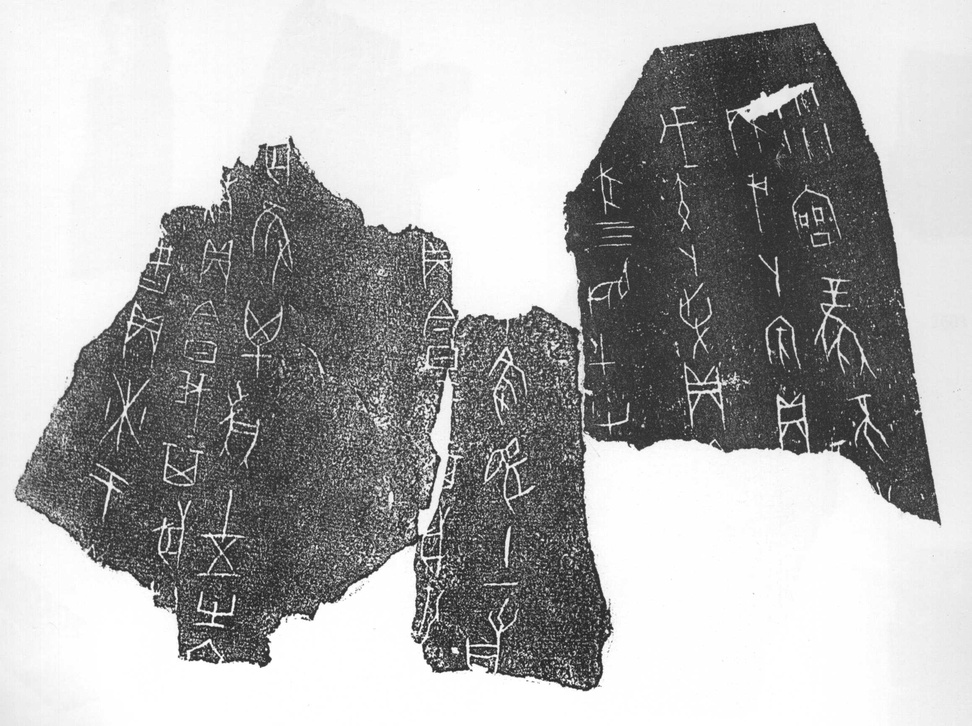
#> input picture 2_Data/2_Train/b02591.jpg, 972 x 726 px, shrunk from 2317 x 1729 before the run, given in place of h02060.jpg, which was not available
$ python p1_featureLBP.py
#> lines starting #> are read from the running program, lines starting #| are printed output that depends on the picture; after the words box and inside, x2 and y2 are one past the last pixel; in counts of white or black regions, pixels touching at a corner belong together; pictures that were not available may be replaced by others from this repository, and a replacement may not be noted
import cv2
import numpy as np
from matplotlib import pyplot as plt

# 计算LBP图像的函数
def lbp_image(image):
    # 将图像转换为灰度图
    gray_image = cv2.cvtColor(image, cv2.COLOR_BGR2GRAY)

    # 获取图像的尺寸
    height, width = gray_image.shape

    # 创建一个空的LBP图像，大小与输入图像相同
    lbp = np.zeros((height, width), np.uint8)

    for i in range(1, height - 1):
        for j in range(1, width - 1):
            # 获取中心像素值
            center = gray_image[i][j]

            # 初始化要比较的像素
            pixels = []

            # 按顺时针方向从左上角像素开始，将邻近像素加入列表
            pixels.append(gray_image[i - 1][j - 1] > center)
            pixels.append(gray_image[i - 1][j] > center)
            pixels.append(gray_image[i - 1][j + 1] > center)
            pixels.append(gray_image[i][j + 1] > center)
            pixels.append(gray_image[i + 1][j + 1] > center)
            pixels.append(gray_image[i + 1][j] > center)
            pixels.append(gray_image[i + 1][j - 1] > center)
            pixels.append(gray_image[i][j - 1] > center)

            # 将布尔列表转换为一个字节，每个位表示一个邻近像素
            value = sum([1 << (7 - index) for index, val in enumerate(pixels) if val])

            # 将该字节值赋给LBP图像中与中心像素相同位置
            lbp[i, j] = value

    return lbp

# 加载图像，计算其LBP，并显示的函数
def process_and_display_images(filepaths):
    for filepath in filepaths:
        # 读取图像
        image = cv2.imread(filepath, cv2.IMREAD_COLOR)
#> image is the input picture: shape (726, 972, 3); min 24, max 255, mean 173.3

        # 计算图像的LBP
        lbp_img = lbp_image(image)
#> after the loop in lbp_image, `for i in range(1, height - 1):`:
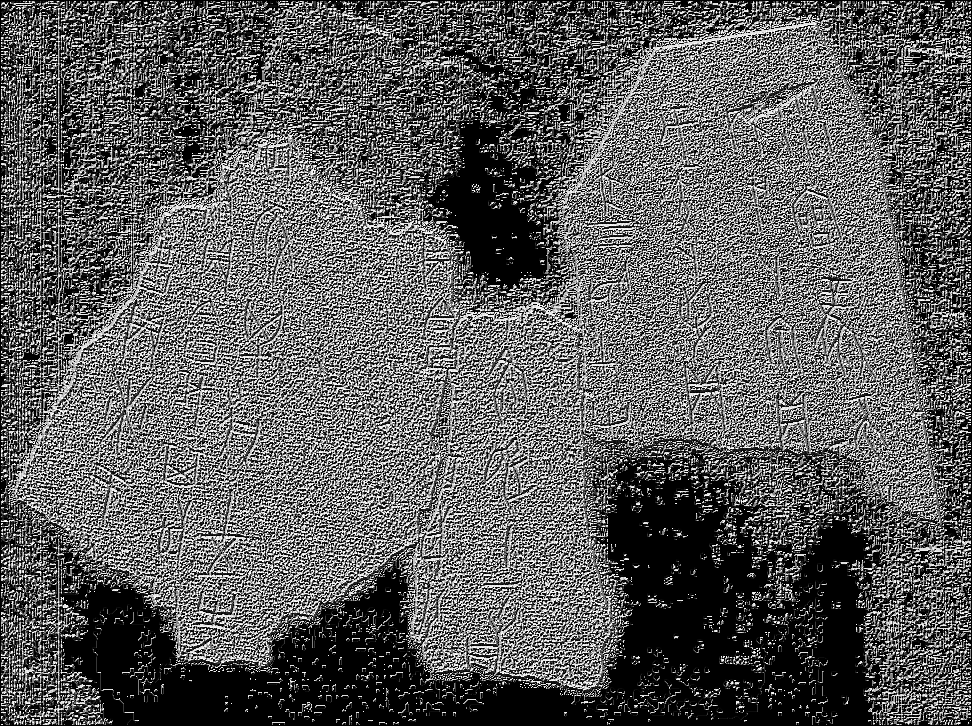
#> lbp: shape (726, 972); min 0, max 255, mean 93.1

        # 显示LBP图像
        plt.imshow(lbp_img, cmap='gray')
        plt.show()
#> pass 2 of the loop in process_and_display_images, `for filepath in filepaths:`:
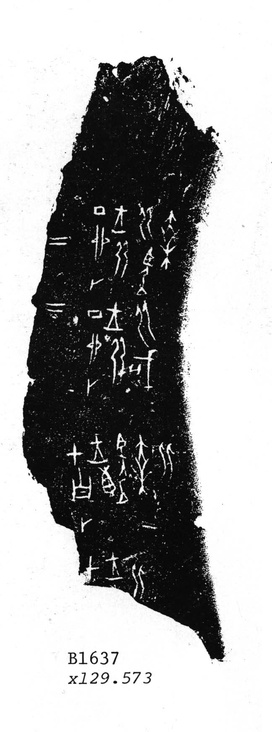
#> input picture 2_Data/1_Pre_test/w01637.jpg, 272 x 732 px, shrunk from 648 x 1745 before the run, found by its file name
#> in process_and_display_images, image is the input picture: shape (732, 272, 3); min 0, max 255, mean 164.6
#> gray_image: shape (732, 272)
#> after the loop in lbp_image (call 2), `for i in range(1, height - 1):`:
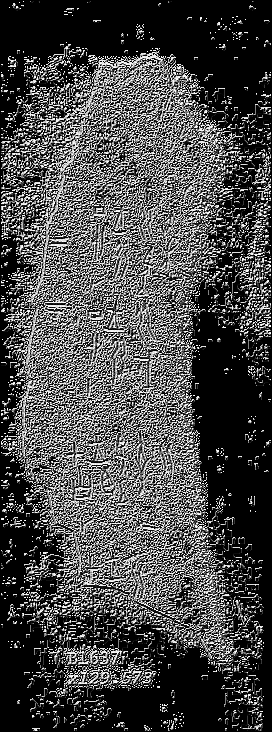
#> lbp: shape (732, 272); min 0, max 255, mean 73.6
#> pass 3 of the loop in process_and_display_images, `for filepath in filepaths:`:
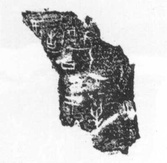
#> input picture 2_Data/2_Train/b02683.jpg, 167 x 163 px, shrunk from 397 x 389 before the run, given in place of w01870.jpg, which was not available
#> in process_and_display_images, image is the input picture: shape (163, 167, 3); min 35, max 255, mean 196.3
#> gray_image: shape (163, 167)
#> after the loop in lbp_image (call 3), `for i in range(1, height - 1):`:
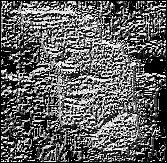
#> lbp: shape (163, 167); min 0, max 255, mean 97.1

# 增强版计算LBP图像的函数
def lbp_image_enhanced(image):
    # 检查图像是否已经是灰度图
    if len(image.shape) > 2 and image.shape[2] == 3:
        # 将图像转换为灰度图
        gray_image = cv2.cvtColor(image, cv2.COLOR_BGR2GRAY)
    else:
        gray_image = image

    # 获取图像尺寸
    height, width = gray_image.shape
#> height = 726; width = 972

    # 创建一个空的LBP图像，大小与输入图像相同
    lbp = np.zeros((height, width), np.uint8)

    for i in range(1, height - 1):
        for j in range(1, width - 1):
            # 获取中心像素值
            center = gray_image[i][j]

            # 初始化要比较的像素
            pixels = []

            # 按顺时针方向从左上角像素开始，将邻近像素加入列表
            pixels.append(gray_image[i - 1][j - 1] > center)
            pixels.append(gray_image[i - 1][j] > center)
            pixels.append(gray_image[i - 1][j + 1] > center)
            pixels.append(gray_image[i][j + 1] > center)
            pixels.append(gray_image[i + 1][j + 1] > center)
            pixels.append(gray_image[i + 1][j] > center)
            pixels.append(gray_image[i + 1][j - 1] > center)
            pixels.append(gray_image[i][j - 1] > center)

            # 将布尔列表转换为一个字节，每个位表示一个邻近像素
            value = sum([1 << (7 - index) for index, val in enumerate(pixels) if val])

            # 将该字节值赋给LBP图像中与中心像素相同位置
            lbp[i, j] = value

    return lbp

# 加载图像，计算其增强版LBP，并显示的函数
def process_and_display_images_enhanced(filepaths):
    # 定义轮廓线颜色（此例为蓝色）
    outline_color = (255, 0, 0)

    for filepath in filepaths:
        # 读取图像
        image = cv2.imread(filepath, cv2.IMREAD_GRAYSCALE)  # 假定图像已经是灰度图

        # 计算图像的LBP
        lbp_img = lbp_image_enhanced(image)

        # 在LBP图像上找到轮廓
        contours, _ = cv2.findContours(lbp_img, cv2.RETR_TREE, cv2.CHAIN_APPROX_SIMPLE)
#> contours = 48462 contours, 47859 with area under 20; largest, box (x1, y1, x2, y2) and area: (1, 1, 971, 725) 615292, (427, 119, 551, 294) 11328, (343, 567, 409, 638) 1884, (442, 41, 531, 82) 642, (511, 83, 561, 112) 418

        # 在原始图像上绘制轮廓
        contour_img = cv2.cvtColor(image, cv2.COLOR_GRAY2BGR)  # 将灰度图转换为BGR以便上色
        cv2.drawContours(contour_img, contours, -1, outline_color, 1)  # 用指定颜色绘制轮廓
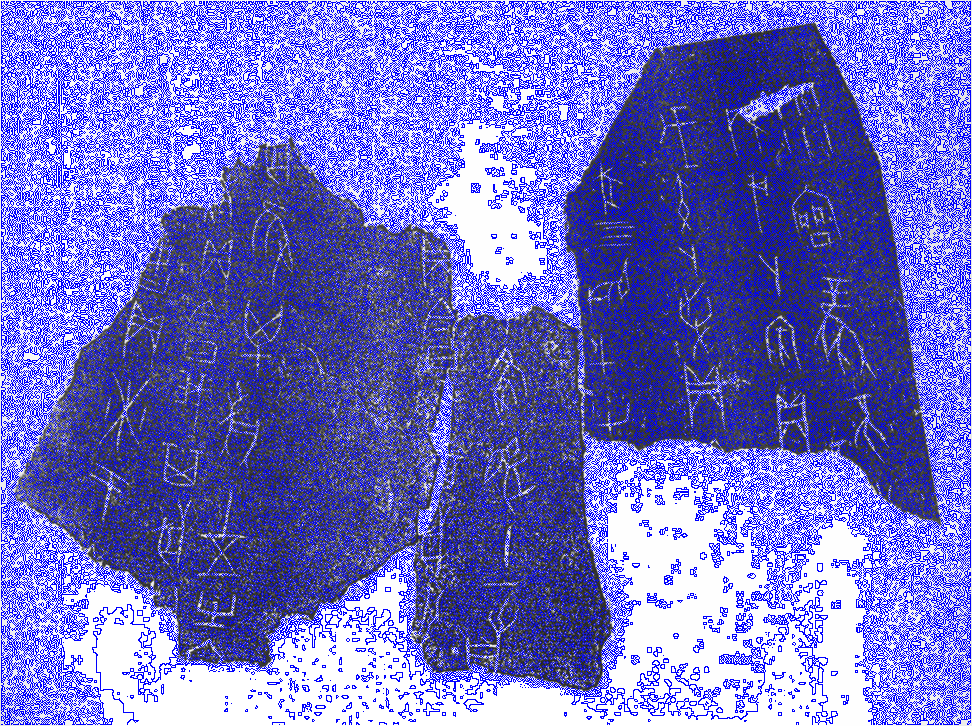
#> contour_img: shape (726, 972, 3); mean B, G, R 197.5, 112.5, 112.5

        # 显示带有轮廓的图像
        plt.imshow(cv2.cvtColor(contour_img, cv2.COLOR_BGR2RGB))
        plt.show()
#> pass 2 of the loop in process_and_display_images_enhanced, `for filepath in filepaths:`:
#> contours = 12138 contours, 11901 with area under 20; largest, box (x1, y1, x2, y2) and area: (1, 44, 271, 731) 129873, (213, 267, 239, 306) 498, (230, 185, 261, 219) 373, (42, 647, 69, 677) 366, (132, 622, 164, 658) 362
#> in process_and_display_images_enhanced, `cv2.drawContours(contour_img, contours, -1, outline_color, 1)`:
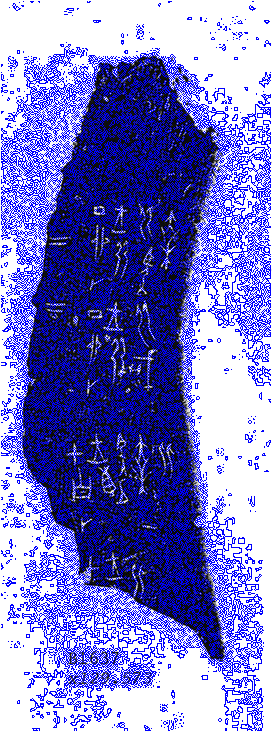
#> contour_img: shape (732, 272, 3); mean B, G, R 197.3, 121, 121
#> pass 3 of the loop in process_and_display_images_enhanced, `for filepath in filepaths:`:
#> contours = 1763 contours, 1740 with area under 20; largest, box (x1, y1, x2, y2) and area: (1, 1, 166, 162) 24874, (28, 136, 39, 158) 100, (142, 148, 152, 161) 52, (40, 117, 48, 130) 48, (20, 109, 32, 120) 44
#> in process_and_display_images_enhanced, `cv2.drawContours(contour_img, contours, -1, outline_color, 1)`:
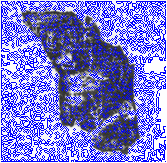
#> contour_img: shape (163, 167, 3); mean B, G, R 209.1, 121.3, 121.3

# 已上传图像的文件路径
filepaths = ['h02060.jpg', 'w01637.jpg', 'w01870.jpg']
# 处理并显示LBP图像
process_and_display_images(filepaths)
# 处理并显示增强版LBP图像
process_and_display_images_enhanced(filepaths)
